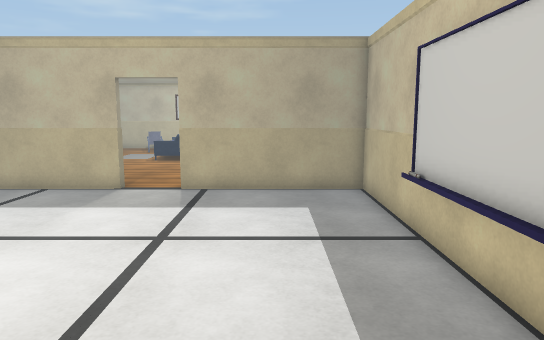
[1] (above)

18 first-person views from a walk through a Unity game level. The camera is 1.5 m above the floor, tilts 8° down and sees 70° across. The floor is counted in squares, 0.5 m on a side. Each view is taken from the middle of a square. On the plan, view 1 faces up. The plan holds only what a view shows up to about 20 squares ahead; the rest is blank. The place goes on beyond the plan. The player character is not drawn. Door leaves are left out, so doorways stand open. Some surface patterns are stand-ins.

[2]
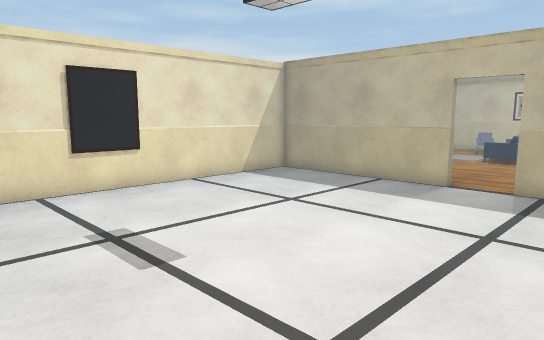

[3]
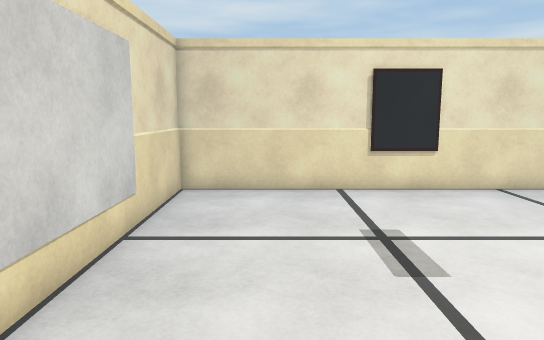

[4]
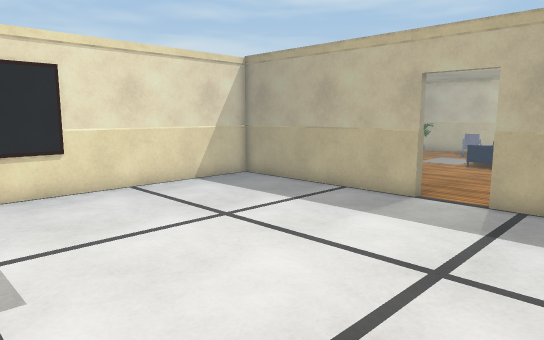

[5]
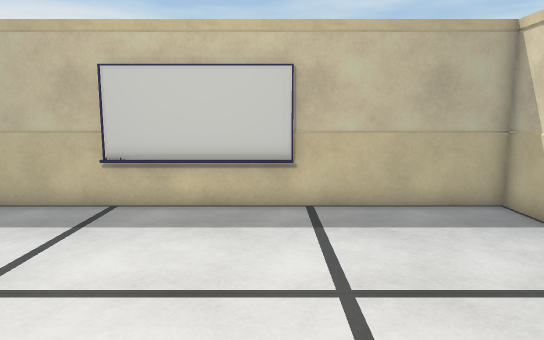

[6]
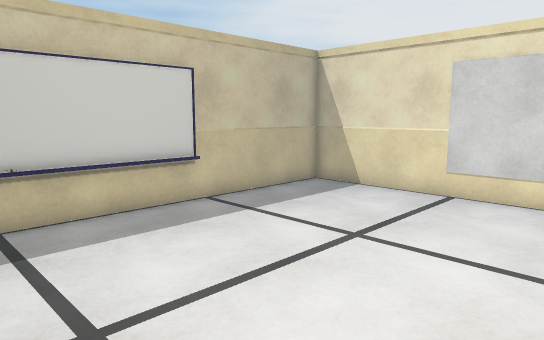

[7]
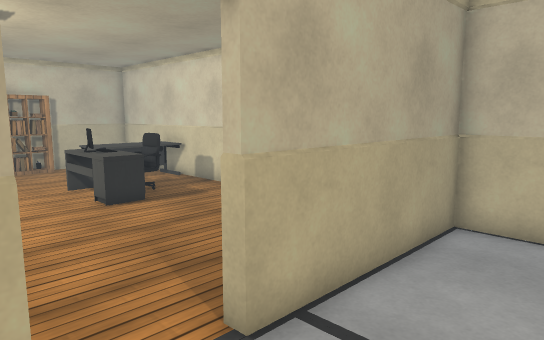

[8]
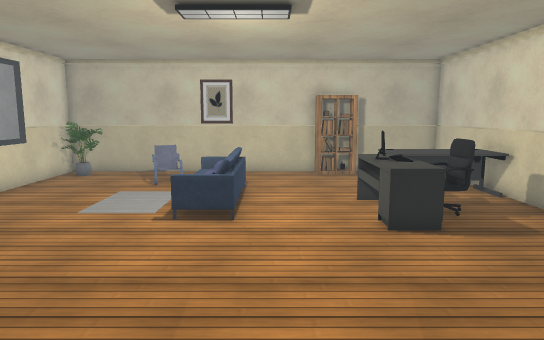

[9]
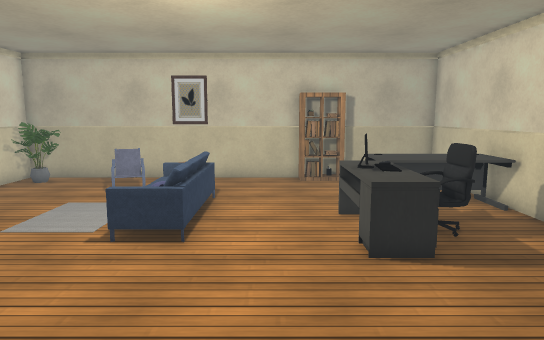

[10]
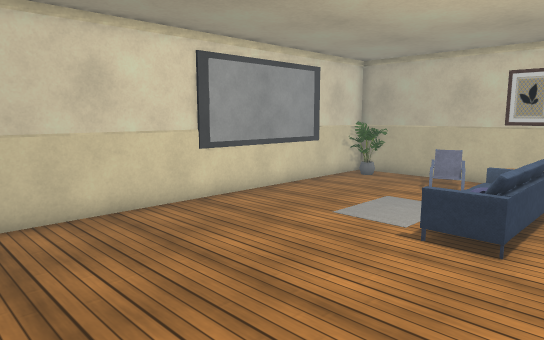

[11]
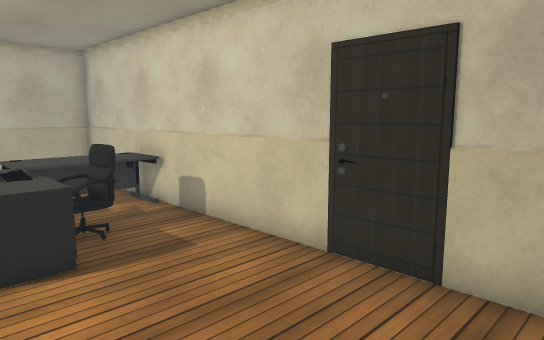

[12]
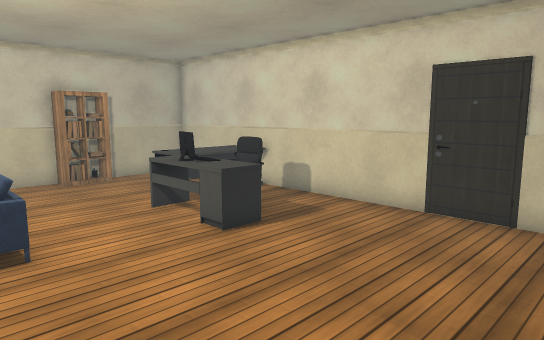

[13]
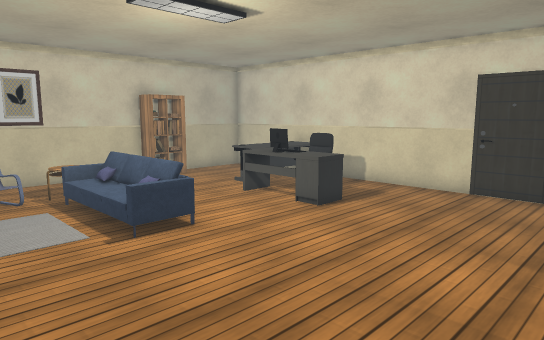

[14]
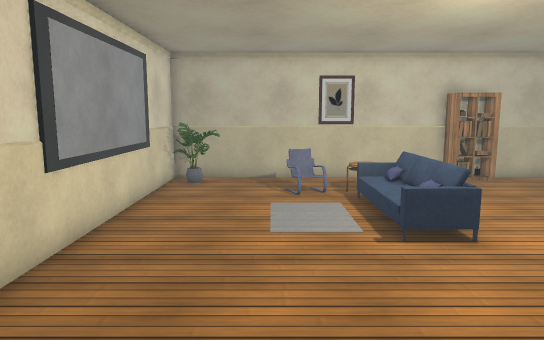

[15]
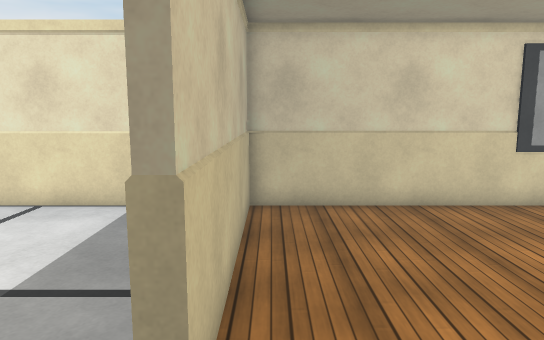

[16]
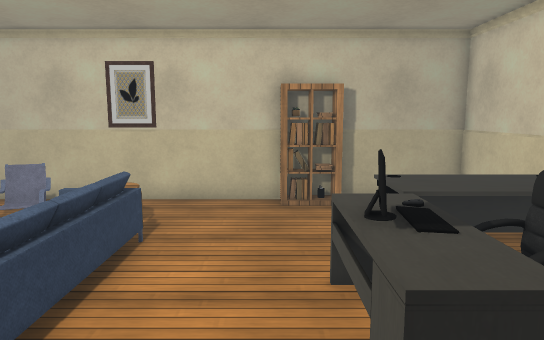

[17]
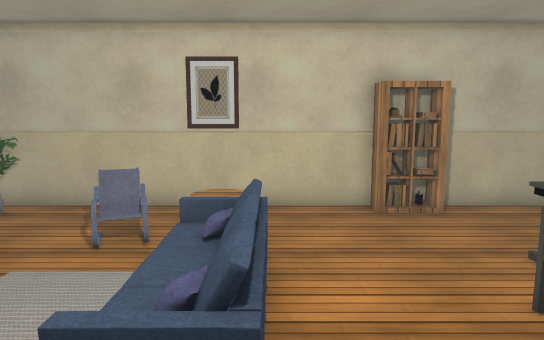

[18]
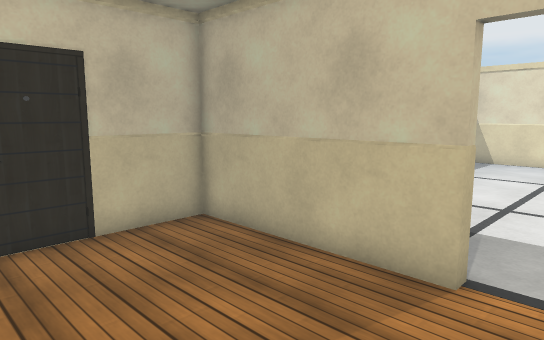

### Floor plan
Ten units are one square. View 1 is at (0, 0); x grows to the right and y downward. Boxes are objects, and circles mark ways between rooms. Rooms are numbered by the first view taken in them; rooms with no view inside come last. Other rooms are left out.
<svg viewBox="-163 -362 206 404">
<path fill="none" stroke="#000" d="M-62 -158 -147 -158M35 -32 35 -95M-158 -45 -158 37 38 37 38 -158 -37 -158M-158 -149 -158 -64M32 -32 32 -86M-37 -162 38 -162 38 -357 -158 -357 -158 -162 -62 -162"/>
<rect x="25" y="-95" width="10" height="10" fill="#bbb"><title>other object</title></rect>
<rect x="-155" y="-355" width="20" height="20" fill="#bbb"><title>plant</title></rect>
<rect x="-105" y="-335" width="10" height="10" fill="#bbb"><title>armchair</title></rect>
<rect x="-85" y="-315" width="30" height="40" fill="#bbb"><title>sofa</title></rect>
<rect x="-85" y="-335" width="20" height="20" fill="#bbb"><title>table</title></rect>
<rect x="-75" y="-265" width="20" height="10" fill="#bbb"><title>sofa</title></rect>
<rect x="-35" y="-355" width="30" height="10" fill="#bbb"><title>shelf</title></rect>
<rect x="-25" y="-265" width="20" height="20" fill="#bbb"><title>desk</title></rect>
<rect x="-25" y="-275" width="10" height="10" fill="#bbb"><title>monitor</title></rect>
<rect x="-25" y="-295" width="20" height="20" fill="#bbb"><title>desk</title></rect>
<rect x="-15" y="-285" width="10" height="30" fill="#bbb"><title>keyboard</title></rect>
<rect x="-15" y="-315" width="50" height="30" fill="#bbb"><title>desk</title></rect>
<rect x="-5" y="-285" width="20" height="30" fill="#bbb"><title>chair</title></rect>
<circle cx="-50" cy="-160" r="3" fill="#2a7"/>
<text x="-60" y="-60">1</text>
<text x="-60" y="-260">2</text>
</svg>
Room 1 opens to room 2.

Where each view was taken, in squares from view 1:
view 1: 0 up, 0 right, facing up
view 2: 1 down, 0 right, facing up-left
view 3: 0 up, 0 right, facing left
view 4: 2 up, 0 right, facing up-left
view 5: 4 up, 9 left, facing right
view 6: 11 up, 8 left, facing down-right
view 7: 12 up, 7 left, facing up-right
view 8: 15 up, 5 left, facing up
view 9: 17 up, 4 left, facing up
view 10: 17 up, 4 left, facing up-left
view 11: 17 up, 3 left, facing up-right
view 12: 17 up, 8 left, facing up-right
view 13: 17 up, 12 left, facing up-right
view 14: 17 up, 11 left, facing up
view 15: 17 up, 3 left, facing left
view 16: 22 up, 3 left, facing up
view 17: 23 up, 6 left, facing up
view 18: 23 up, 6 left, facing down-right
